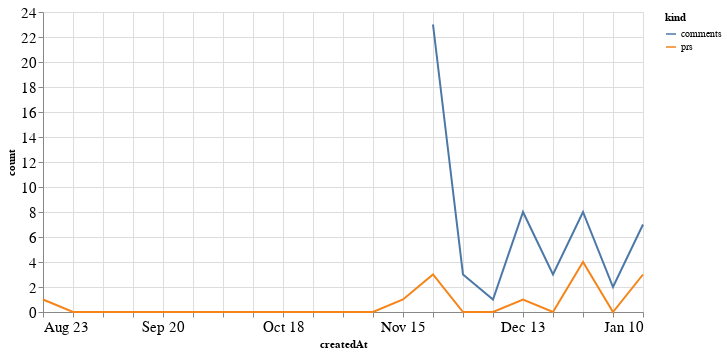

Source (notebook cell):
### Code cell
alt.Chart(total_time, width=600).mark_line().encode(
    x='createdAt',
    y='count',
    color='kind'
)

### Figure 1 — Vega-Lite specification as saved in the notebook (floating-point values rounded to 4 significant figures)
{"config": {"axisLeft": {"labelFontSize": 15}, "axisBottom": {"labelFontSize": 15}}, "data": {"name": "data-41d4877b74f5c51022ce6ffcfa611850"}, "mark": "line", "encoding": {"color": {"type": "nominal", "field": "kind"}, "x": {"type": "temporal", "field": "createdAt"}, "y": {"type": "quantitative", "field": "count"}}, "width": 600, "$schema": "https://vega.github.io/schema/vega-lite/v4.8.1.json", "datasets": {"data-41d4877b74f5c51022ce6ffcfa611850": [{"createdAt": "2020-08-23T00:00:00", "kind": "prs", "count": 1.0}, {"createdAt": "2020-08-30T00:00:00", "kind": "prs", "count": 0.0}, {"createdAt": "2020-09-06T00:00:00", "kind": "prs", "count": 0.0}, {"createdAt": "2020-09-13T00:00:00", "kind": "prs", "count": 0.0}, {"createdAt": "2020-09-20T00:00:00", "kind": "prs", "count": 0.0}, {"createdAt": "2020-09-27T00:00:00", "kind": "prs", "count": 0.0}, {"createdAt": "2020-10-04T00:00:00", "kind": "prs", "count": 0.0}, {"createdAt": "2020-10-11T00:00:00", "kind": "prs", "count": 0.0}, {"createdAt": "2020-10-18T00:00:00", "kind": "prs", "count": 0.0}, {"createdAt": "2020-10-25T00:00:00", "kind": "prs", "count": 0.0}, {"createdAt": "2020-11-01T00:00:00", "kind": "prs", "count": 0.0}, {"createdAt": "2020-11-08T00:00:00", "kind": "prs", "count": 0.0}, {"createdAt": "2020-11-15T00:00:00", "kind": "prs", "count": 1.0}, {"createdAt": "2020-11-22T00:00:00", "kind": "prs", "count": 3.0}, {"createdAt": "2020-11-29T00:00:00", "kind": "prs", "count": 0.0}, {"createdAt": "2020-12-06T00:00:00", "kind": "prs", "count": 0.0}, {"createdAt": "2020-12-13T00:00:00", "kind": "prs", "count": 1.0}, {"createdAt": "2020-12-20T00:00:00", "kind": "prs", "count": 0.0}, {"createdAt": "2020-12-27T00:00:00", "kind": "prs", "count": 4.0}, {"createdAt": "2021-01-03T00:00:00", "kind": "prs", "count": 0.0}, {"createdAt": "2021-01-10T00:00:00", "kind": "prs", "count": 3.0}, {"createdAt": "2020-08-23T00:00:00", "kind": "comments", "count": null}, {"createdAt": "2020-08-30T00:00:00", "kind": "comments", "count": null}, {"createdAt": "2020-09-06T00:00:00", "kind": "comments", "count": null}, {"createdAt": "2020-09-13T00:00:00", "kind": "comments", "count": null}, {"createdAt": "2020-09-20T00:00:00", "kind": "comments", "count": null}, {"createdAt": "2020-09-27T00:00:00", "kind": "comments", "count": null}, {"createdAt": "2020-10-04T00:00:00", "kind": "comments", "count": null}, {"createdAt": "2020-10-11T00:00:00", "kind": "comments", "count": null}, {"createdAt": "2020-10-18T00:00:00", "kind": "comments", "count": null}, {"createdAt": "2020-10-25T00:00:00", "kind": "comments", "count": null}, {"createdAt": "2020-11-01T00:00:00", "kind": "comments", "count": null}, {"createdAt": "2020-11-08T00:00:00", "kind": "comments", "count": null}, {"createdAt": "2020-11-15T00:00:00", "kind": "comments", "count": null}, {"createdAt": "2020-11-22T00:00:00", "kind": "comments", "count": 23.0}, {"createdAt": "2020-11-29T00:00:00", "kind": "comments", "count": 3.0}, {"createdAt": "2020-12-06T00:00:00", "kind": "comments", "count": 1.0}, {"createdAt": "2020-12-13T00:00:00", "kind": "comments", "count": 8.0}, {"createdAt": "2020-12-20T00:00:00", "kind": "comments", "count": 3.0}, {"createdAt": "2020-12-27T00:00:00", "kind": "comments", "count": 8.0}, {"createdAt": "2021-01-03T00:00:00", "kind": "comments", "count": 2.0}, {"createdAt": "2021-01-10T00:00:00", "kind": "comments", "count": 7.0}]}}
